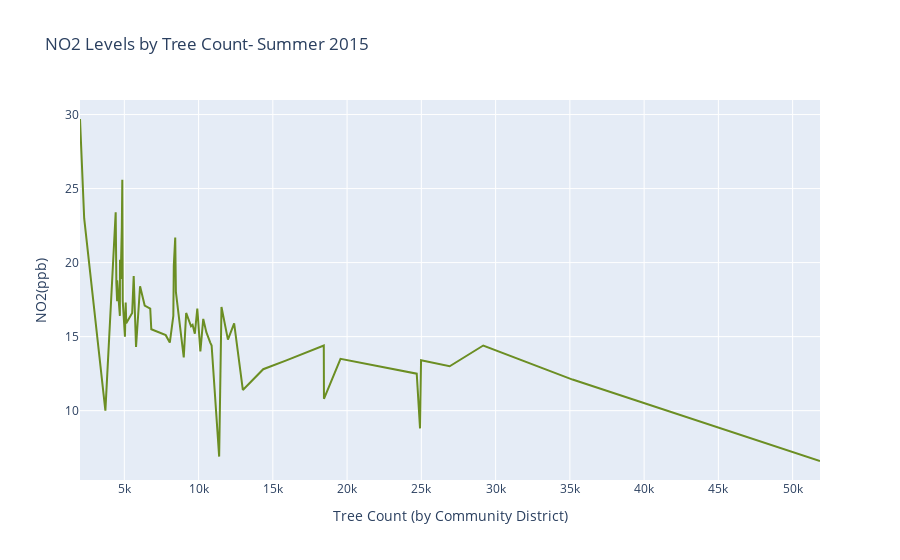

This figure's notebook cell:
### Markdown cell above
Using matplotlib and plotly to explore some plotting:


Looking at Nitrogen Dioxide levels of each Community District in summer and winter:

### Code cell
#plotly summer line graph
summer = px.line(viz_summer, x="count", y= "NO2_value", title= "NO2 Levels by Tree Count- Summer 2015", color_discrete_sequence=["#6B8E23"])
summer.update_layout(xaxis_title= "Tree Count (by Community District)", yaxis_title= "NO2(ppb)")
summer.show()

### Figure 1 — Plotly figure (JSON) as saved in the notebook; plotly's stock layout.template omitted (floating-point values rounded to 4 significant figures)
{"data": [{"hovertemplate": "count=%{x}<br>NO2_value=%{y}<extra></extra>", "legendgroup": "", "line": {"color": "#6B8E23", "dash": "solid"}, "marker": {"symbol": "circle"}, "mode": "lines", "name": "", "orientation": "v", "showlegend": false, "type": "scatter", "x": [2016, 2297, 3725, 4419, 4465, 4516, 4520, 4613, 4702, 4709, 4755, 4833, 4864, 4894, 5042, 5093, 5130, 5529, 5632, 5789, 6060, 6372, 6745, 6817, 7788, 8063, 8300, 8332, 8428, 8474, 9002, 9165, 9492, 9597, 9749, 9915, 10119, 10120, 10315, 10522, 10786, 10878, 11386, 11542, 11977, 12395, 12981, 14353, 15913, 18431, 18442, 19556, 24689, 24911, 24980, 26907, 29168, 35180, 51842], "xaxis": "x", "y": [29.7, 23.0, 10.0, 23.4, 18.6, 17.4, 18.8, 17.2, 16.4, 20.2, 18.9, 22.4, 25.6, 17.4, 15.0, 17.3, 15.9, 16.6, 19.1, 14.3, 18.4, 17.1, 16.9, 15.5, 15.1, 14.6, 16.4, 19.8, 21.7, 18.0, 13.6, 16.6, 15.7, 15.8, 15.2, 16.9, 14.2, 14.0, 16.2, 15.3, 14.6, 14.4, 6.9, 17.0, 14.8, 15.9, 11.4, 12.8, 13.4, 14.4, 10.8, 13.5, 12.5, 8.8, 13.4, 13.0, 14.4, 12.1, 6.6], "yaxis": "y"}], "layout": {"legend": {"tracegroupgap": 0}, "title": {"text": "NO2 Levels by Tree Count- Summer 2015"}, "xaxis": {"anchor": "y", "domain": [0, 1], "title": {"text": "Tree Count (by Community District)"}}, "yaxis": {"anchor": "x", "domain": [0, 1], "title": {"text": "NO2(ppb)"}}}}
